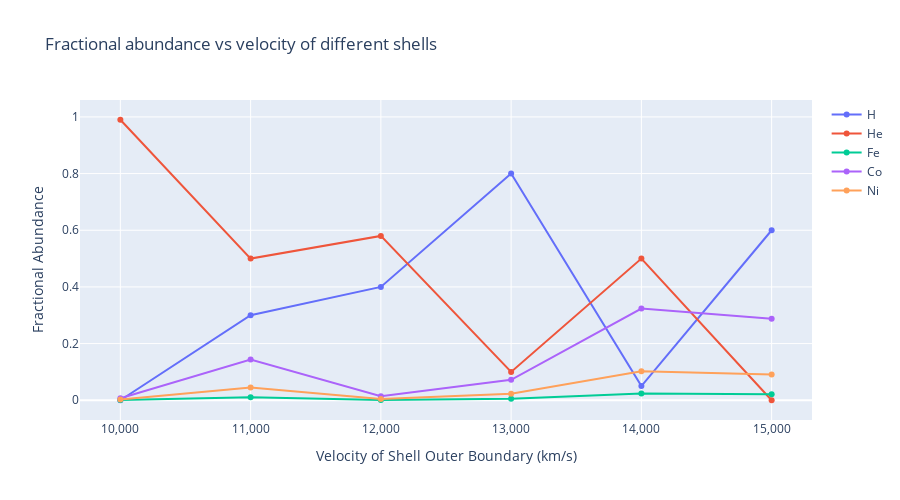

This figure's notebook cell:
### Code cell
# plot using plotly
from plotly import graph_objects as go

title = 'Fractional abundance vs velocity of different shells'

data = abundance.T

fig = go.Figure()

for col in data.columns:
    fig.add_trace(go.Line(x=data.index, y=data[col], name=data[col].name))
    
fig.update_layout(
    xaxis=dict(
        title='Velocity of Shell Outer Boundary (km/s)',
        exponentformat="none",
        ),
    yaxis=dict(title='Fractional Abundance', exponentformat="e"),
    height=500,
    title=title
    )

fig.show()

### Figure 1 — Plotly figure (JSON) as saved in the notebook; plotly's stock layout.template omitted (floating-point values rounded to 4 significant figures)
{"data": [{"name": "H", "type": "scatter", "x": [10000, 11000, 12000, 13000, 14000, 15000], "y": [0, 0.3, 0.4, 0.8, 0.05, 0.6]}, {"name": "He", "type": "scatter", "x": [10000, 11000, 12000, 13000, 14000, 15000], "y": [0.99, 0.5, 0.58, 0.1, 0.5, 0]}, {"name": "Fe", "type": "scatter", "x": [10000, 11000, 12000, 13000, 14000, 15000], "y": [0.0005351, 0.0107, 0.00107, 0.005351, 0.02408, 0.02141]}, {"name": "Co", "type": "scatter", "x": [10000, 11000, 12000, 13000, 14000, 15000], "y": [0.007196, 0.1439, 0.01439, 0.07196, 0.3238, 0.2878]}, {"name": "Ni", "type": "scatter", "x": [10000, 11000, 12000, 13000, 14000, 15000], "y": [0.002269, 0.04538, 0.004538, 0.02269, 0.1021, 0.09076]}], "layout": {"height": 500, "title": {"text": "Fractional abundance vs velocity of different shells"}, "xaxis": {"exponentformat": "none", "title": {"text": "Velocity of Shell Outer Boundary (km/s)"}}, "yaxis": {"exponentformat": "e", "title": {"text": "Fractional Abundance"}}}}
